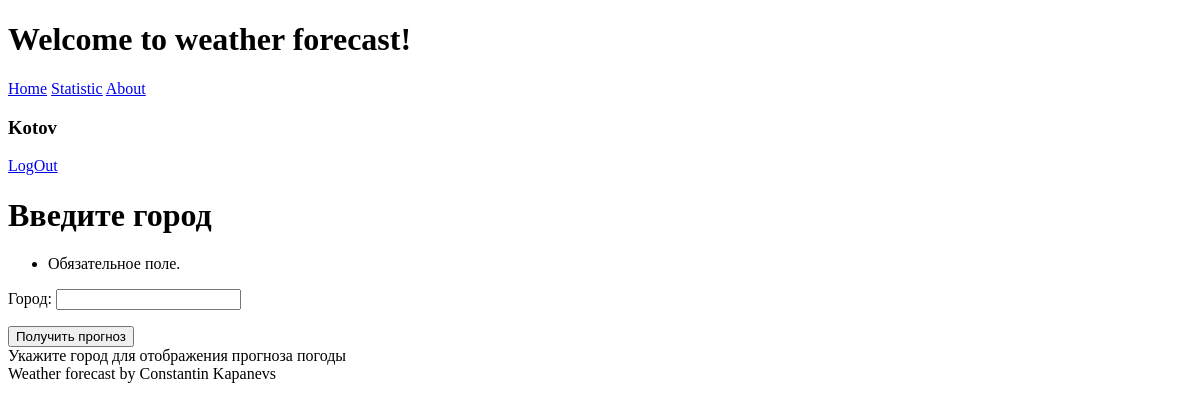
The page / (signed in) on the database as committed earlier.
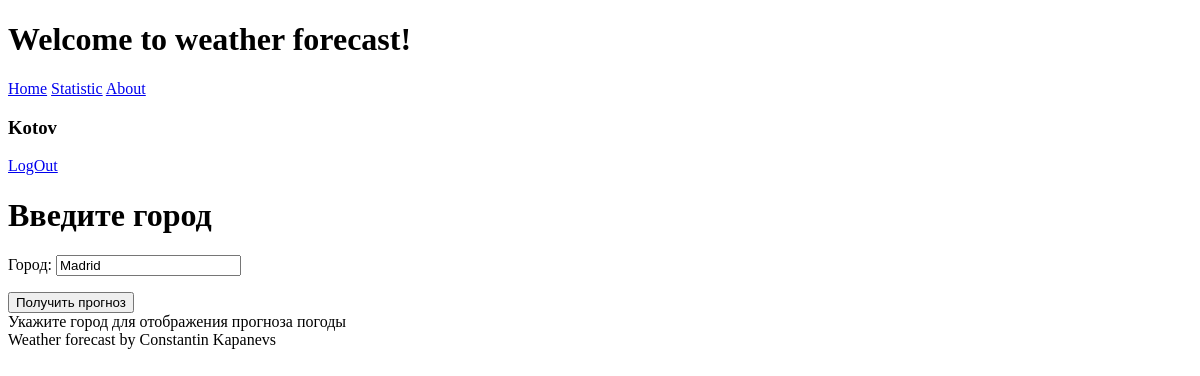
The same page on the database as committed later.
### forecast/models.py (models this page shows, shortened)
class ForecastOrder(models.Model):
    user = models.ForeignKey(User, on_delete=models.CASCADE, verbose_name="Пользователь")
    city = models.CharField(max_length=128, verbose_name="Город")
    city_lat = models.FloatField(null=True, verbose_name="Широта")
    city_lon = models.FloatField(null=True, verbose_name="Долгота")
    created_at = models.DateTimeField(auto_now=True, verbose_name="Дата и время запроса")
    class Meta:
        ordering = ['-created_at']
        verbose_name = "Запрос прогноза"
        verbose_name_plural = "Запросы прогноза"

### forecast/views.py (the view, shortened to what this page needs)
# urls.py: path('', main, name='main'),
def main(request):
    try:
        user = User.objects.get(username=request.user)
        last_city = last_city_info(user)
    except Exception:
        last_city = ''
    finally:
        form = ForecastOrderForm({'city': last_city})
    return render(request, 'main.html',
                  context={'form': form})

### forecast/forms.py
class ForecastOrderForm(forms.Form):
    city = forms.CharField(label="Город",
                           min_length=2,
                           max_length=128,
                           )

### forecast/services.py (called while the page is built)
def last_city_info(user: str) -> str | None:
    result = ForecastOrder.objects.filter(user=user)
    if result:
        return result[0].city

### forecast/templates/forecast/main.html (shortened to what this page needs)
{% extends 'default.html' %}
{% block main %}
    {% if user.is_authenticated %}
    <h1 class="title">Введите город</h1>
    <form class="forecast-form" method="post">
        <div class="forecast-fields">
            {{ form.as_p }}
        </div>
        <button class="auth-btn" type="submit">Получить прогноз</button>
    </form>
    {% if city %}
    <h2 class="message-header">Прогноз погоды на {{ hour }} часов в городе {{ city }}</h2>
    <h2 class="message-header">{{ temperature }} градусов по цельсию</h2>
    {% else%}
    <div class="message">Укажите город для отображения прогноза погоды</div>
    {% endif %}
    {% else%}
    <div class="message">Авторизуйтесь для запроса прогноза погоды</div>
    {% endif %}
{% endblock main %}

### templates/default.html (shortened to what this page needs)
<!DOCTYPE html>
<html lang="en">
{% load sass_tags %}
<head>
        <link href="{% sass_src 'css/styles.scss' %}"  rel="stylesheet" />
</head>
<body>
        <header class="header">
            {% block header %}
                {% include "header_component.html" %}
            {% endblock header %}
        </header>
        <main class="main">
            {% block main %}
            {% endblock main %}
        </main>
        <footer class="footer">
            {% block footer %}
                {% include 'footer_component.html' %}
            {% endblock footer %}
        </footer>
</body>
</html>

### templates/header_component.html
{% block title %}
    <h1 class="header-title">Welcome to weather forecast!</h1>
{% endblock title %}
{% include "navbar_component.html" %}

### templates/navbar_component.html
<div class="navbar">
    <div class="main-nav">
        <a class="nav-link" href="{% url 'main' %}">Home</a>
        <a class="nav-link" href="{% url 'statistic' %}">Statistic</a>
        <a class="nav-link" href="{% url 'about' %}">About</a>
    </div>
    {% if not user.is_authenticated %}
    <div class="auth-nav">
        <a class="nav-link" href="{% url 'signup' %}">Register</a>
        <a class="nav-link" href="{% url 'login' %}">LogIn</a>
    </div>
    {% else %}
    <div class="user-nav">
        <h3 class="username">{{user.username}}</h3>
        <a class="nav-link" href="{% url 'logout' %}">LogOut</a>
    </div>
    {% endif %}
</div>

### templates/footer_component.html
<div>Weather forecast by Constantin Kapanevs</div>

Rows that differ between the two databases and show on the page:
added ForecastOrder: city "Madrid"
Other text that changed with them:
text no longer shown: "Обязательное поле. Город:"
text now shown: "Город:"
